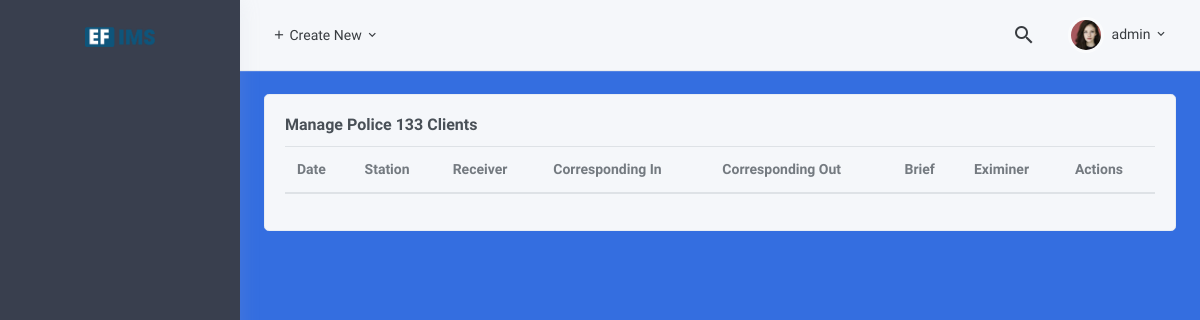
Page /dna/police113/ (signed in) on the earlier database version.
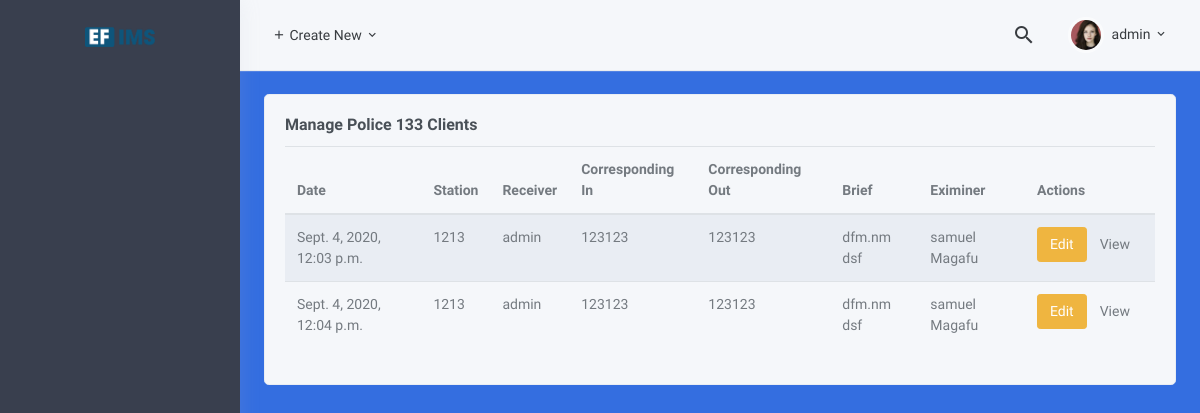
Same page on the later database version.
### dna/models.py (models this page shows, shortened)
class PoliceForm113(models.Model):
    date = models.DateTimeField(verbose_name="date",auto_now_add=True)
    Station = models.CharField(verbose_name="Station", max_length=160,null=False,blank=False)
    receicer = models.ForeignKey('auth.User',on_delete=models.CASCADE,related_name="checked_by",verbose_name="Checkd and Received by")
    correspondin = models.CharField(verbose_name="Correspondence in", max_length=100,null=False,blank=False)
    correspondout = models.CharField(verbose_name="Correspondence Out", max_length=100,null=False,blank=False)
    articles = models.TextField(verbose_name="Articles Received")
    articlesrtn = models.TextField(verbose_name="Articles Returned")
    brief = models.TextField(verbose_name="Brief Particulars of Case")
    purpose = models.TextField(verbose_name="Purpose Of Examination")
    eximiner = models.ForeignKey(Client,on_delete=models.CASCADE,related_name="eximiner",verbose_name="Eximined by")
    class Meta:
        verbose_name = 'Police Form 113'
        verbose_name_plural = 'Police Form113'
    def get_absolute_url(self):
        from django.urls import reverse
        return reverse('dna:police-detail', kwargs={'pk': self.pk})

### pages/models.py (models this page shows, shortened)
class Client(models.Model):
    ir = models.CharField(help_text="Enter IR", max_length=160,null=False,blank=False, verbose_name="IR")
    casetype = models.CharField(help_text="Enter Case Type", max_length=160,null=False,blank=False,verbose_name="Case Type")
    status = models.CharField(help_text="Enter Exhibit Type or Status", max_length=160,null=False,blank=False,verbose_name="Exhibit Type or Status")
    region = models.CharField(help_text="Enter Region or region", max_length=160,null=False,blank=False,verbose_name="Region or District")
    client = models.CharField(help_text="Enter Clients Name", max_length=160,null=False,blank=False,verbose_name="Client Name")
    class Meta:
        verbose_name = 'Client'
        verbose_name_plural = 'Clients'
    def __str__(self):
        return self.client

### dna/views.py (the view)
# urls.py: path('police113/',views.Policeform113List.as_view(),name="police-list"),
class Policeform113List(LoginRequiredMixin,ListView):
    model = PoliceForm113
    context_object_name = "dna"
    template_name = "dna/police113-list.html"

### balistic/templatetags/ballistic_tags.py (called while the page is built)
@register.filter(name='has_group')
def has_group(user, group_name):
    group = Group.objects.get(name=group_name)
    return True if group in user.groups.all() else False

### template/dna/police113-list.html
{% extends 'ballistic/base.html' %}
{% load static %}
{% block content %}
<div id="layout-wrapper">
    {% include 'include/navbar.html' %}
    <div class="main-content">
        <div class="page-content">
            <div class="container-fluid">
                <div class="row">
                    <div class="col-xl-12">
                        <div class="card">
                            <div class="card-body">
                                <h4 class="card-title">
                                    Manage Police 133 Clients
                                </h4>
                                <table id="datatable-buttons" class="table table-striped dt-responsive nowrap">
                                    <thead>
                                        <tr>
                                            <th>Date</th>
                                            <th>Station</th>
                                            <th>Receiver</th>
                                            <th>Corresponding In</th>
                                            <th>Corresponding Out</th>
                                            <th>Brief</th>
                                            <th>Eximiner</th>
                                            <th>Actions</th>
                                        </tr>
                                    </thead>
                                    <tbody>
                                        {% for dna in dna %}
                                        <tr>
                                            <td>{{ dna.date }}</td>
                                            <td>{{ dna.Station }}</td>
                                            <td>{{ dna.receicer }}</td>
                                            <td>{{dna.correspondin}}</td>
                                            <td>{{dna.correspondout}}</td>
                                            <td>{{dna.brief}}</td>
                                            <td>{{dna.eximiner}}</td>
                                            <td>
                                                <div class="btn-group btn-group-sm" role="group" aria-label="Small button group">
                                                    <a href="{% url 'dna:police-update' dna.pk %}"><button type="button" class="btn btn-warning waves-effect waves-light">Edit</button></a>
                                                    <a href="{{ dna.get_absolute_url }}"><button type="button" class="btn btn-sucess waves-effect waves-light">View</button></a>
                                                </div>
                                            </td>
                                        </tr>
                                        {% endfor %}
                                    </tbody>
                                </table>
                            </div>
                        </div>
                    </div>
                </div>
            </div>
        </div>
    </div>
</div>
{% endblock content %}

### template/ballistic/base.html (shortened to what this page needs)
<!DOCTYPE html>
<html lang="en">
{% load static %}
{% load crispy_forms_tags %}
<head>
    <link href="{% static 'assets/css/bootstrap.min.css' %}" rel="stylesheet" type="text/css" />
    <link href="{% static 'assets/css/icons.min.css' %}" rel="stylesheet" type="text/css" />
    <link href="{% static 'assets/css/theme.min.css' %}" rel="stylesheet" type="text/css" />
</head>
<body class="bg-primary">
{% block content %}
{% endblock content %}
</body>
</html>

### template/include/navbar.html (shortened to what this page needs)
{% load static %}
{% load ballistic_tags %}
<header id="page-topbar">
    <div class="navbar-header">
        <div class="d-flex align-items-left">
            <div class="dropdown d-none d-sm-inline-block">
                <button type="button" class="btn header-item waves-effect" id="page-header-user-dropdown" data-toggle="dropdown" aria-haspopup="true" aria-expanded="false">
                    <i class="mdi mdi-plus"></i> Create New
                    <i class="mdi mdi-chevron-down d-none d-sm-inline-block"></i>
                </button>
            </div>
        </div>
        <div class="d-flex align-items-right">
            <div class="dropdown d-none d-sm-inline-block ml-2">
                <button type="button" class="btn header-item noti-icon waves-effect" id="page-header-search-dropdown" data-toggle="dropdown" aria-haspopup="true" aria-expanded="false">
                    <i class="mdi mdi-magnify"></i>
                </button>
            </div>
            <div class="dropdown d-inline-block ml-2">
                <button type="button" class="btn header-item waves-effect" id="page-header-user-dropdown" data-toggle="dropdown" aria-haspopup="true" aria-expanded="false">
                    <img class="rounded-circle header-profile-user" src="{% static 'assets/images/users/avatar-3.jpg' %}" alt="Header Avatar">
                    <span class="d-none d-sm-inline-block ml-1">{{user.username}}</span>
                    <i class="mdi mdi-chevron-down d-none d-sm-inline-block"></i>
                </button>
            </div>
        </div>
    </div>
</header>
<div class="vertical-menu mm-active">
    <div data-simplebar="init" class="h-100 mm-show"><div class="simplebar-wrapper" style="margin: 0px;"><div class="simplebar-height-auto-observer-wrapper"><div class="simplebar-height-auto-observer"></div></div><div class="simplebar-mask"><div class="simplebar-offset" style="right: -15px; bottom: 0px;"><div class="simplebar-content-wrapper" style="height: 100%; overflow: hidden scroll;"><div class="simplebar-content" style="padding: 0px;">
        <div class="navbar-brand-box">
            <a href="index.html" class="logo">
                <img src="{% static 'assets/images/logo-dark.png' %}">
            </a>
        </div>
        <div id="sidebar-menu" class="mm-active">
        </div>
    </div></div></div></div><div class="simplebar-placeholder" style="width: auto; height: 657px;"></div></div></div>
</div>

Differences in the rows shown:
added PoliceForm113: date "Sept. 4, 2020, 12:03 p.m.", Station "1213", receicer "admin", correspondin "123123", correspondout "123123", brief "dfm.nm dsf", eximiner "samuel Magafu"
added PoliceForm113: date "Sept. 4, 2020, 12:04 p.m.", Station "1213", receicer "admin", correspondin "123123", correspondout "123123", brief "dfm.nm dsf", eximiner "samuel Magafu"
